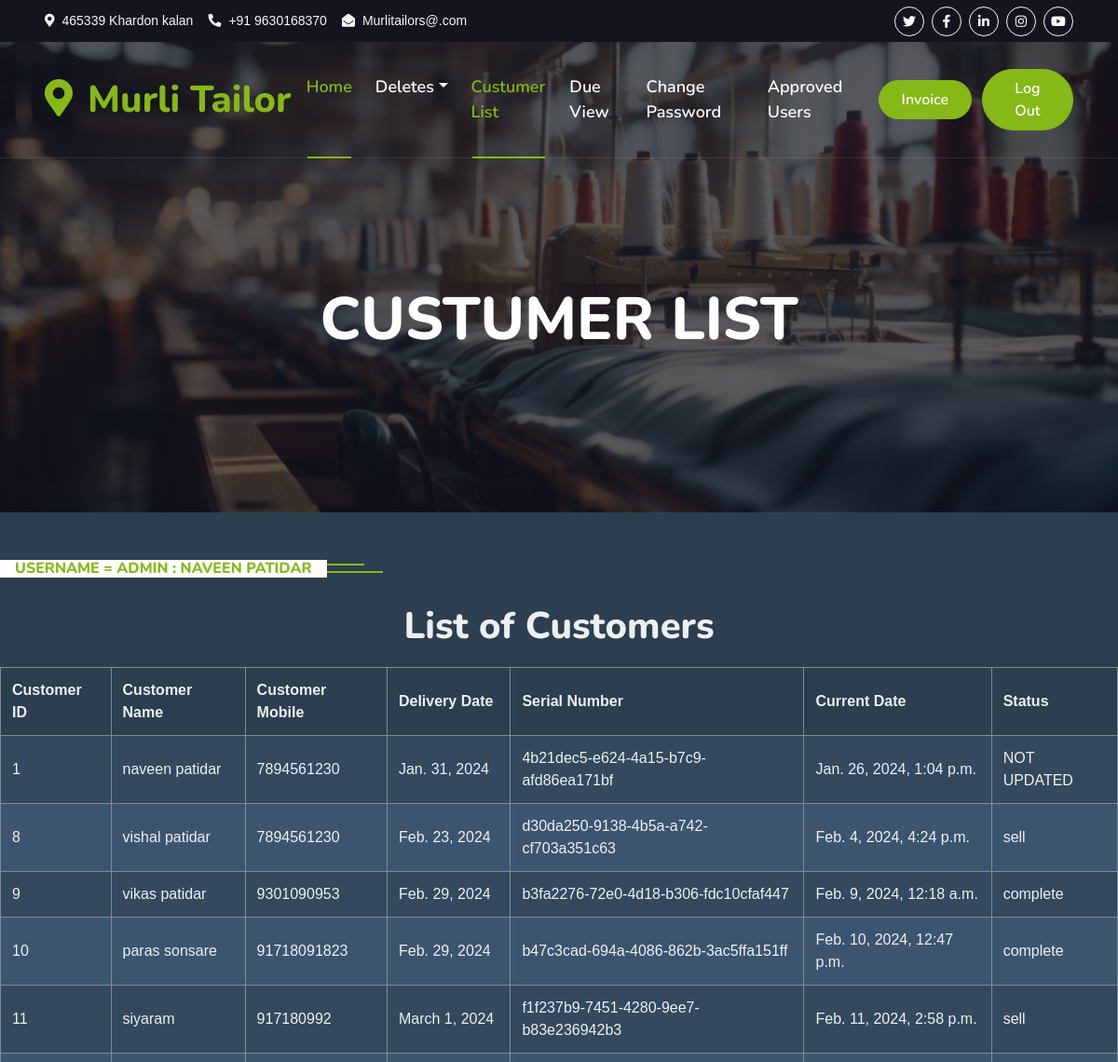
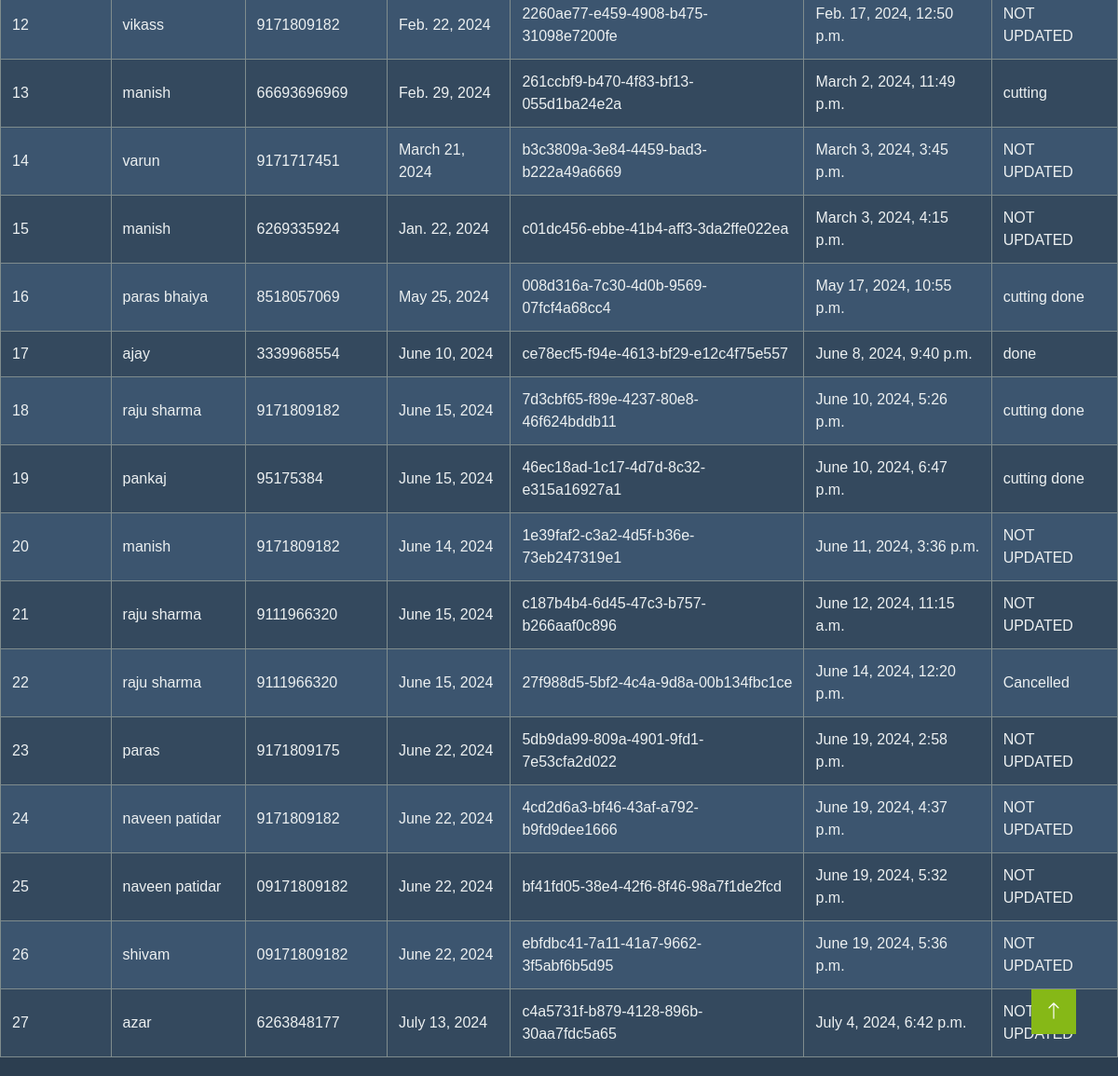
Screenshot of /TailorApp/custumerlist/ with the database file from the repository (2 pictures, top to bottom).
### tailorrecipt/models.py (models this page shows, shortened)
class Addcustumer(models.Model):
    Tailorid=models.ForeignKey(User,on_delete=models.CASCADE)
    Custumerid=models.AutoField(primary_key=True)
    Custumer_name=models.CharField(max_length=100)
    Custumer_mobile=models.CharField(max_length=100)
    Delivery_date = models.DateField()
    Update=models.CharField(default="NOT UPDATED",max_length=100)
    Serial_no = models.CharField(max_length=20 ,unique=True)
    Current_date= models.DateTimeField('date published', default=timezone.now)
    Emailid=models.CharField(max_length=50)

### TailorApp/views.py (the view)
# urls.py: path('custumerlist/',views.custumerlist),
def custumerlist(request):
    msg=''
    customers =Addcustumer.objects.all()
    return render(request,'Custumerlist.html',{'curl':curl,'msg':msg,'customers':customers})

### TailorApp/templates/Custumerlist.html (shortened to what this page needs)
{%  extends 'Masterindex.html'%}
{% load static %}
{%  block navbar  %}
<div class="container-fluid position-relative p-0">
    <nav class="navbar navbar-expand-lg navbar-light px-4 px-lg-5 py-3 py-lg-0">
        <a href="" class="navbar-brand p-0">
            <h1 class="text-primary m-0"><i class="fa fa-map-marker-alt me-3"></i>Murli Tailor</h1>
        </a>
        <div class="collapse navbar-collapse" id="navbarCollapse">
            <div class="navbar-nav ms-auto py-0">
                <a href="{{curl}}TailorApp/tailorhome" class="nav-item nav-link active">Home</a>
                <div class="nav-item dropdown">
                    <a href="{{curl}}pages" class="nav-link dropdown-toggle" data-bs-toggle="dropdown">Deletes</a>
                </div>
                <a href="{{curl}}TailorApp/custumerlist" class="nav-item nav-link active">Custumer List</a>
                <a href="{{curl}}TailorApp/dueview" class="nav-item nav-link">Due View</a>
                <a href="{{curl}}TailorApp/password" class="nav-item nav-link">Change Password</a>
                <a href="{{curl}}TailorApp/approved" class="nav-item nav-link">Approved Users</a>
            </div>
            <a href="{{curl}}TailorApp/idinvoice" class="btn btn-primary rounded-pill py-2 px-4">Invoice</a> &nbsp; &nbsp;
            <a href="{{curl}}login" class="btn btn-primary rounded-pill py-2 px-4">Log Out</a>
        </div>
    </nav>
    <div class="container-fluid bg-primary py-5 mb-5 hero-header">
        <div class="container py-5">
            <div class="row justify-content-center py-5">
                <div class="col-lg-10 pt-lg-5 mt-lg-5 text-center">
                    <h1 class="display-3 text-white mb-3 animated slideInDown">CUSTUMER LIST</h1>
                    </div>
                </div>
            </div>
        </div>
    </div>
{%  endblock navbar %}
{% block package %}
<h6 class="section-title bg-white text-center text-primary px-3">Username = Admin : Naveen patidar</h6>
{% endblock package %}
{% block booking %}
<!DOCTYPE html>
<html>
<head>
</head>
<body>
    <h1>List of Customers</h1>
    <table>
        <thead>
            <tr>
                <th>Customer ID</th>
                <th>Customer Name</th>
                <th>Customer Mobile</th>
                <th>Delivery Date</th>
                <th>Serial Number</th>
                <th>Current Date</th>
                <th>Status</th>
            </tr>
        </thead>
        <tbody>
            {% for customer in customers %}
            <tr>
                <td>{{ customer.Custumerid }}</td>
                <td>{{ customer.Custumer_name }}</td>
                <td>{{ customer.Custumer_mobile }}</td>
                <td>{{ customer.Delivery_date }}</td>
                <td>{{ customer.Serial_no }}</td>
                <td>{{ customer.Current_date }}</td>
                <td>{{ customer.Update}}</td>
            </tr>
            {% endfor %}
        </tbody>
    </table>
</body>
</html>
{% endblock booking %}

### tailorrecipt/static/css/style.css (style rules this page uses)
:root { --primary: #86B817; --secondary: #FE8800; --light: #F5F5F5; --dark: #14141F; }
.btn { font-family: 'Nunito', sans-serif; font-weight: 600; transition: .5s; }
.btn.btn-primary, .btn.btn-secondary { color: #FFFFFF; }
.navbar-light .navbar-nav .nav-link { font-family: 'Nunito', sans-serif; position: relative; margin-right: 25px; padding: 35px 0; color: #FFFFFF !important; font-size: 18px; font-weight: 600; outline: none; transition: .5s; }
.navbar-light .navbar-nav .nav-link:hover, .navbar-light .navbar-nav .nav-link.active { color: var(--primary) !important; }
@media (min-width: 992px) { .navbar-light { position: absolute; width: 100%; top: 0; left: 0; border-bottom: 1px solid rgba(256, 256, 256, .1); z-index: 999; } }
@media (min-width: 992px) { .navbar-light .navbar-nav .nav-link::before { position: absolute; content: ""; width: 0; height: 2px; bottom: -1px; left: 50%; background: var(--primary); transition: .5s; } }
@media (min-width: 992px) { .navbar-light .navbar-nav .nav-link:hover::before, .navbar-light .navbar-nav .nav-link.active::before { width: calc(100% - 2px); left: 1px; } }
.hero-header { background: linear-gradient(rgba(20, 20, 31, .7), rgba(20, 20, 31, .7)), url(../img/machine-2.jpg); background-position: center center; background-repeat: no-repeat; background-size: cover; }
.section-title { position: relative; display: inline-block; text-transform: uppercase; }
.section-title::before { position: absolute; content: ""; width: calc(100% + 80px); height: 2px; top: 4px; left: -40px; background: var(--primary); z-index: -1; }
.section-title::after { position: absolute; content: ""; width: calc(100% + 120px); height: 2px; bottom: 5px; left: -60px; background: var(--primary); z-index: -1; }

### TailorApp/templates/Custumerlist.html (style rules this page uses)
body { font-family: Arial, sans-serif; margin: 0; padding: 0; background-color: #2c3e50; color: #ecf0f1; }
.container { width: 80%; margin: auto; overflow: hidden; }
h1 { text-align: center; margin: 20px 0; color: #ecf0f1; }
table { width: 100%; border-collapse: collapse; margin: 20px 0; background-color: #34495e; color: #ecf0f1; }
table, th, td { border: 1px solid #7f8c8d; }
th, td { padding: 12px; text-align: left; }
th { background-color: #2c3e50; }
tr:nth-child(even) { background-color: #3c556f; }
tr:nth-child(odd) { background-color: #34495e; }

### rows the page displays
Addcustumer: Custumerid "1", Custumer_name "naveen patidar", Custumer_mobile "7894561230", Delivery_date "Jan. 31, 2024", Serial_no "4b21dec5-e624-4a15-b7c9-afd86ea171bf", Current_date "Jan. 26, 2024, 1:04 p.m.", Update "NOT UPDATED"
Addcustumer: Custumerid "8", Custumer_name "vishal patidar", Custumer_mobile "7894561230", Delivery_date "Feb. 23, 2024", Serial_no "d30da250-9138-4b5a-a742-cf703a351c63", Current_date "Feb. 4, 2024, 4:24 p.m.", Update "sell"
Addcustumer: Custumerid "9", Custumer_name "vikas patidar", Custumer_mobile "9301090953", Delivery_date "Feb. 29, 2024", Serial_no "b3fa2276-72e0-4d18-b306-fdc10cfaf447", Current_date "Feb. 9, 2024, 12:18 a.m.", Update "complete"
Addcustumer: Custumerid "10", Custumer_name "paras sonsare", Custumer_mobile "91718091823", Delivery_date "Feb. 29, 2024", Serial_no "b47c3cad-694a-4086-862b-3ac5ffa151ff", Current_date "Feb. 10, 2024, 12:47 p.m.", Update "complete"
Addcustumer: Custumerid "11", Custumer_name "siyaram", Custumer_mobile "917180992", Delivery_date "March 1, 2024", Serial_no "f1f237b9-7451-4280-9ee7-b83e236942b3", Current_date "Feb. 11, 2024, 2:58 p.m.", Update "sell"
Addcustumer: Custumerid "12", Custumer_name "vikass", Custumer_mobile "9171809182", Delivery_date "Feb. 22, 2024", Serial_no "2260ae77-e459-4908-b475-31098e7200fe", Current_date "Feb. 17, 2024, 12:50 p.m.", Update "NOT UPDATED"
Addcustumer: Custumerid "13", Custumer_name "manish", Custumer_mobile "66693696969", Delivery_date "Feb. 29, 2024", Serial_no "261ccbf9-b470-4f83-bf13-055d1ba24e2a", Current_date "March 2, 2024, 11:49 p.m.", Update "cutting"
Addcustumer: Custumerid "14", Custumer_name "varun", Custumer_mobile "9171717451", Delivery_date "March 21, 2024", Serial_no "b3c3809a-3e84-4459-bad3-b222a49a6669", Current_date "March 3, 2024, 3:45 p.m.", Update "NOT UPDATED"
Addcustumer: Custumerid "15", Custumer_name "manish", Custumer_mobile "6269335924", Delivery_date "Jan. 22, 2024", Serial_no "c01dc456-ebbe-41b4-aff3-3da2ffe022ea", Current_date "March 3, 2024, 4:15 p.m.", Update "NOT UPDATED"
Addcustumer: Custumerid "16", Custumer_name "paras bhaiya", Custumer_mobile "8518057069", Delivery_date "May 25, 2024", Serial_no "008d316a-7c30-4d0b-9569-07fcf4a68cc4", Current_date "May 17, 2024, 10:55 p.m.", Update "cutting done"
Addcustumer: Custumerid "17", Custumer_name "ajay", Custumer_mobile "3339968554", Delivery_date "June 10, 2024", Serial_no "ce78ecf5-f94e-4613-bf29-e12c4f75e557", Current_date "June 8, 2024, 9:40 p.m.", Update "done"
Addcustumer: Custumerid "18", Custumer_name "raju sharma", Custumer_mobile "9171809182", Delivery_date "June 15, 2024", Serial_no "7d3cbf65-f89e-4237-80e8-46f624bddb11", Current_date "June 10, 2024, 5:26 p.m.", Update "cutting done"
Addcustumer: Custumerid "19", Custumer_name "pankaj", Custumer_mobile "95175384", Delivery_date "June 15, 2024", Serial_no "46ec18ad-1c17-4d7d-8c32-e315a16927a1", Current_date "June 10, 2024, 6:47 p.m.", Update "cutting done"
Addcustumer: Custumerid "20", Custumer_name "manish", Custumer_mobile "9171809182", Delivery_date "June 14, 2024", Serial_no "1e39faf2-c3a2-4d5f-b36e-73eb247319e1", Current_date "June 11, 2024, 3:36 p.m.", Update "NOT UPDATED"
Addcustumer: Custumerid "21", Custumer_name "raju sharma", Custumer_mobile "9111966320", Delivery_date "June 15, 2024", Serial_no "c187b4b4-6d45-47c3-b757-b266aaf0c896", Current_date "June 12, 2024, 11:15 a.m.", Update "NOT UPDATED"
Addcustumer: Custumerid "22", Custumer_name "raju sharma", Custumer_mobile "9111966320", Delivery_date "June 15, 2024", Serial_no "27f988d5-5bf2-4c4a-9d8a-00b134fbc1ce", Current_date "June 14, 2024, 12:20 p.m.", Update "Cancelled"
Addcustumer: Custumerid "23", Custumer_name "paras", Custumer_mobile "9171809175", Delivery_date "June 22, 2024", Serial_no "5db9da99-809a-4901-9fd1-7e53cfa2d022", Current_date "June 19, 2024, 2:58 p.m.", Update "NOT UPDATED"
Addcustumer: Custumerid "24", Custumer_name "naveen patidar", Custumer_mobile "9171809182", Delivery_date "June 22, 2024", Serial_no "4cd2d6a3-bf46-43af-a792-b9fd9dee1666", Current_date "June 19, 2024, 4:37 p.m.", Update "NOT UPDATED"
Addcustumer: Custumerid "25", Custumer_name "naveen patidar", Custumer_mobile "09171809182", Delivery_date "June 22, 2024", Serial_no "bf41fd05-38e4-42f6-8f46-98a7f1de2fcd", Current_date "June 19, 2024, 5:32 p.m.", Update "NOT UPDATED"
Addcustumer: Custumerid "26", Custumer_name "shivam", Custumer_mobile "09171809182", Delivery_date "June 22, 2024", Serial_no "ebfdbc41-7a11-41a7-9662-3f5abf6b5d95", Current_date "June 19, 2024, 5:36 p.m.", Update "NOT UPDATED"
Addcustumer: Custumerid "27", Custumer_name "azar", Custumer_mobile "6263848177", Delivery_date "July 13, 2024", Serial_no "c4a5731f-b879-4128-896b-30aa7fdc5a65", Current_date "July 4, 2024, 6:42 p.m.", Update "NOT…"
